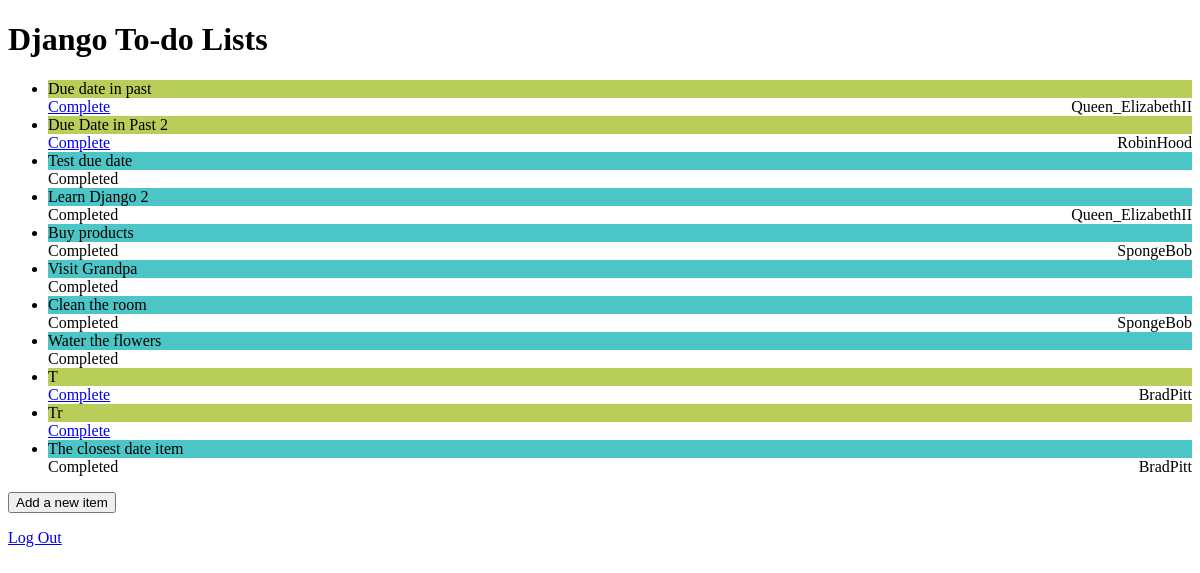
Before: / with the older database file.
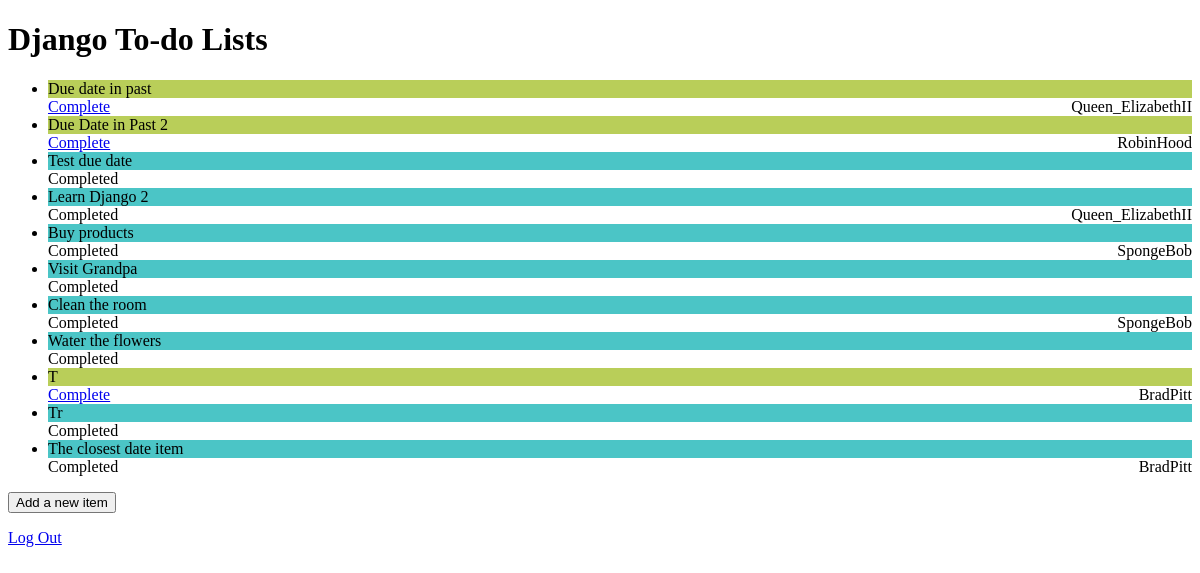
After: the same page with the newer database file.
### todo_app/models.py (models this page shows, shortened)
class ToDoItem(models.Model):
    title = models.CharField(max_length=100)
    description = models.TextField(null=True, blank=False)
    created_date = models.DateTimeField(auto_now_add=True)
    due_date = models.DateTimeField(default=one_week_hence)
    completed = models.BooleanField(default=False)
    completed_time = models.DateTimeField(auto_now=True)
    user = models.ForeignKey(
        User,
        on_delete=models.SET(get_superuser),
        related_name="tasks",
        null=True
        )
    class Meta:
        ordering = ["due_date"]

### todo_app/views.py (the view)
class ItemListView(ListView):
    model = ToDoItem
    template_name = "todo_app/index.html"

### todo_app/templates/todo_app/index.html
{% extends "base.html" %}
{% load static %}
{% block head %}
    <link rel="stylesheet" href="{% static "style.css" %}">
{% endblock head %}
{% block content %}
<div class="list-wrapper">
    <ul class="list">
        {% for todo in object_list %}
        <li class="list__item {% if todo.completed%}completed{%endif%}">
            <div class="list__item-inner">
                <div
                    role="button"
                    onclick="location.href='{% url "item" todo.id %}'"
                   >{{ todo.title }}
                </div>
                <div class="list__item-bottom">
                    <div class="list__item-complete-btn">
                        {% if todo.completed == False %}
                        <a
                            class="btn"
                            href="{% url "item-completed" todo.pk %}">
                            Complete
                        </a>
                        {%else%}
                        <span>Completed </span>
                        {%endif%}
                    </div>
                    {% if todo.user %}
                    <span> {{todo.user.username}}</span>
                    {%endif%}
                </div>
            </div>
        </li>
        {% empty %}
        <p>There are no to-do items in your list.</p>
        {% endfor %}
    </ul>
    <p>
        <input
            value="Add a new item"
            type="button"
            onclick="location.href='{% url "item-add" %}'"
        />
    </p>
</div>
<a href="{% url 'logout' %}">Log Out</a>
{% endblock %}

Changed rows visible on the page:
changed ToDoItem "Tr": completed "Complete" → "Completed"
